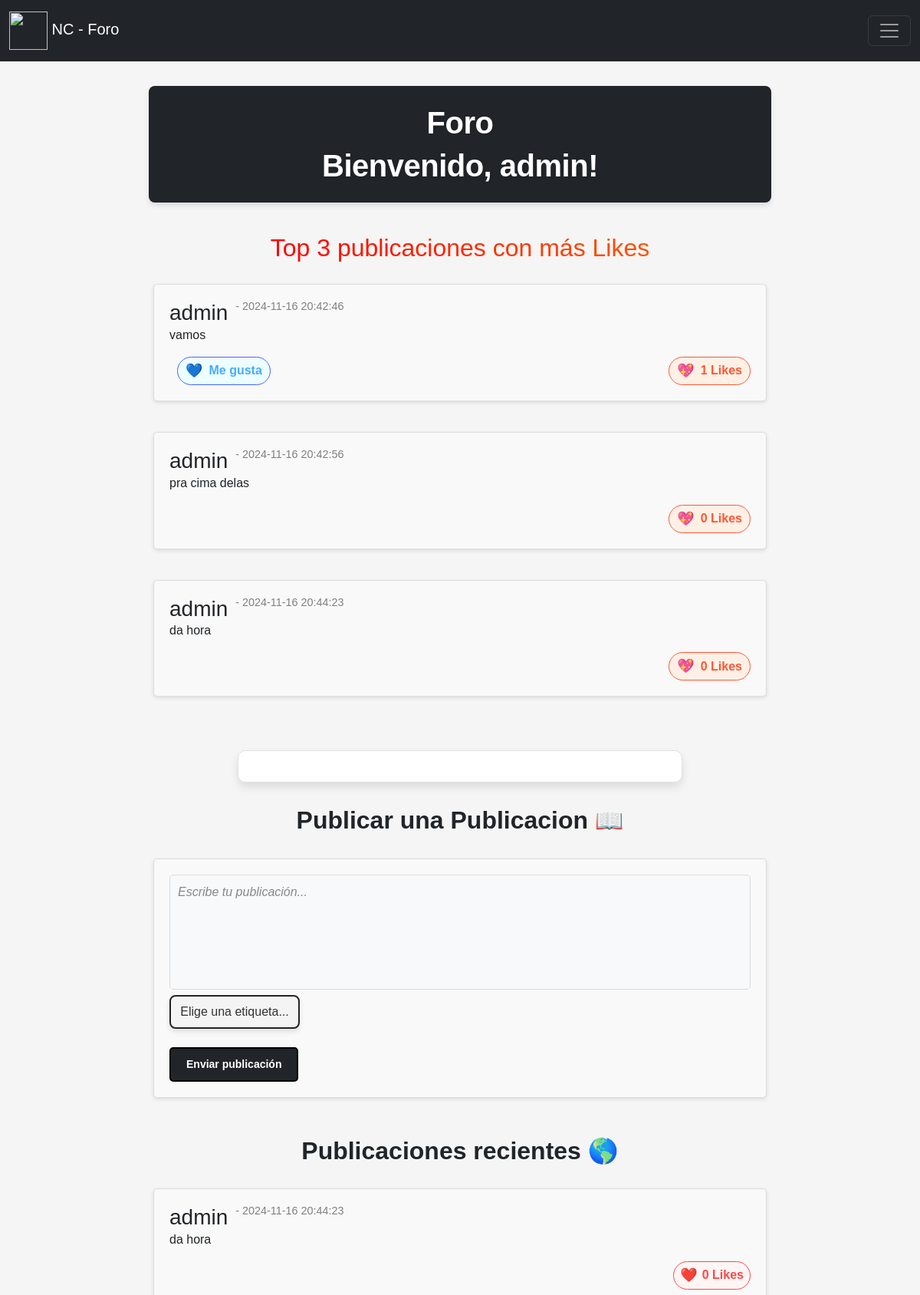
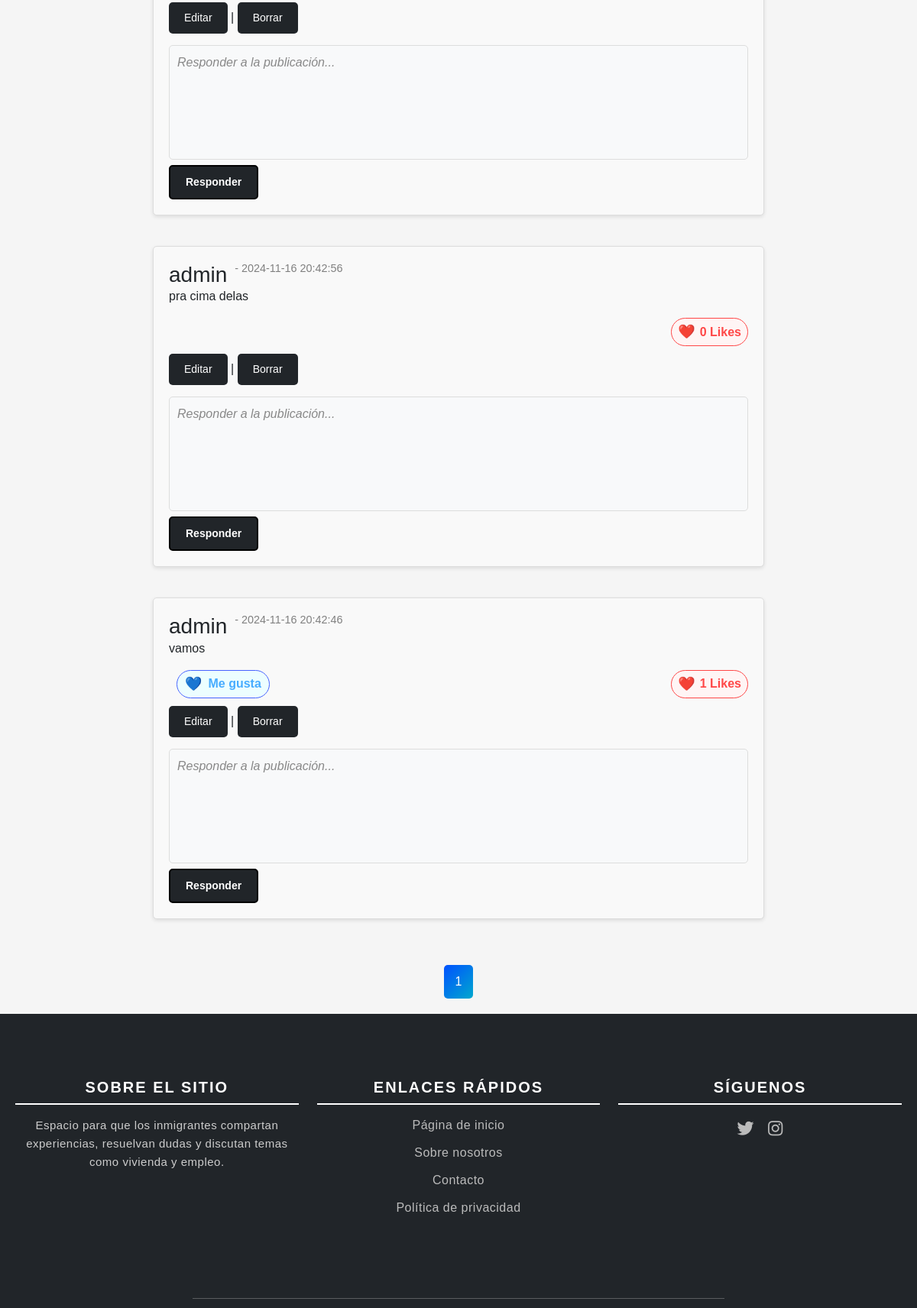
The page /public/forum/index.php (signed in, upper part) on the database its author committed (2 pictures, top to bottom).
### tables this page shows
CREATE TABLE `posts` (
  `id` int(11) NOT NULL,
  `username` varchar(255) DEFAULT NULL,
  `content` text DEFAULT NULL,
  `created_at` timestamp NOT NULL DEFAULT current_timestamp(),
  `user_id` int(11) DEFAULT NULL,
  `tag_id` int(11) DEFAULT NULL
);

CREATE TABLE `users` (
  `id` int(11) NOT NULL,
  `username` varchar(100) DEFAULT NULL,
  `password` varchar(255) DEFAULT NULL,
  `email` varchar(100) DEFAULT NULL
);

### public/forum/Includes/post_functions.php (called while the page is built, shortened)
<?php
include('db.php');
$queryTopPosts = "SELECT posts.*, users.username, COUNT(post_likes.post_id) AS likes_count
                  FROM posts
                  JOIN users ON posts.user_id = users.id
                  LEFT JOIN post_likes ON posts.id = post_likes.post_id
                  GROUP BY posts.id
                  ORDER BY likes_count DESC
                  LIMIT 3";
$stmtTopPosts = $pdo->prepare($queryTopPosts);
$stmtTopPosts->execute();
$topPosts = $stmtTopPosts->fetchAll();
$queryLikes = "SELECT COUNT(*) FROM post_likes WHERE post_id = ?";
$queryUserLike = "SELECT 1 FROM post_likes WHERE post_id = ? AND user_id = ?";
$postsPerPage = 3;
$page = isset($_GET['page']) ? (int) $_GET['page'] : 1;
$offset = ($page - 1) * $postsPerPage;
$queryTopPosts = "SELECT posts.*, users.username, COUNT(post_likes.post_id) AS likes_count
                  FROM posts
                  JOIN users ON posts.user_id = users.id
                  LEFT JOIN post_likes ON posts.id = post_likes.post_id
                  GROUP BY posts.id
                  ORDER BY likes_count DESC
                  LIMIT 3";
$stmtTopPosts = $pdo->prepare($queryTopPosts);
$stmtTopPosts->execute();
$topPosts = $stmtTopPosts->fetchAll();
$queryTotalPosts = "SELECT COUNT(*) FROM posts";
$stmtTotalPosts = $pdo->prepare($queryTotalPosts);
$stmtTotalPosts->execute();
$totalPosts = $stmtTotalPosts->fetchColumn();
$totalPages = ceil($totalPosts / $postsPerPage);
$tagFilter = isset($_GET['tag_id']) ? (int) $_GET['tag_id'] : 0;
$queryRecentPosts = "
    SELECT posts.*, users.username, COUNT(post_likes.post_id) AS likes_count
    FROM posts
    JOIN users ON posts.user_id = users.id
    LEFT JOIN post_likes ON posts.id = post_likes.post_id
    LEFT JOIN post_tags ON posts.id = post_tags.post_id
    LEFT JOIN tags ON post_tags.tag_id = tags.id
    " . ($tagFilter ? "WHERE tags.id = :tag_id" : "") . "
    GROUP BY posts.id
    ORDER BY posts.created_at DESC
    LIMIT :offset, :limit";
$stmtRecentPosts = $pdo->prepare($queryRecentPosts);
$stmtRecentPosts->bindParam(':offset', $offset, PDO::PARAM_INT);
$stmtRecentPosts->bindParam(':limit', $postsPerPage, PDO::PARAM_INT);
$stmtRecentPosts->execute();
$recentPosts = $stmtRecentPosts->fetchAll();
?>

### public/forum/index.php (the view, shortened to what this page needs)
<?php
include('includes/post_functions.php');
$page = isset($_GET['page']) ? (int)$_GET['page'] : 1;
$maxLinks = 3;
$startPage = max(1, $page - floor($maxLinks / 2));
$endPage = min($totalPages, $startPage + $maxLinks - 1);
?>
<!DOCTYPE html>
<html lang="pt-br">
<head>
    <link href="https://cdn.jsdelivr.net/npm/bootstrap@5.3.3/dist/css/bootstrap.min.css" rel="stylesheet"
>
    <link rel="stylesheet" href="https://cdnjs.cloudflare.com/ajax/libs/font-awesome/5.15.3/css/all.min.css">
    <link rel="stylesheet" href="css/style.css">
</head>
<body style="overflow-x: hidden;">
    <?php include 'includes/navbar.php'; ?><br><br><br>
    <div class="container">
        <h1>Foro <br> Bienvenido, <?= isset($_SESSION['username']) ? $_SESSION['username'] : 'Usuário'; ?>!</h1>
        <h2 class="PL animated-text-hot">Top 3 publicaciones con más Likes</h2>
        <?php foreach ($topPosts as $post): ?>
            <div class="post" id="post-<?= $post['id']; ?>">
                <div class="post-content">
                    <div class="post-header">
                        <h3 class="clickable-post" data-id="<?= $post['id']; ?>"><?= $post['username']; ?></h3>
                        <h6> - <?= $post['created_at']; ?></h6>
                    </div>
                    <p><?= $post['content']; ?></p>
                </div>
                <div class="like-button">
                    <?php
                    $stmtLikes = $pdo->prepare($queryLikes);
                    $stmtLikes->execute([$post['id']]);
                    $likesCount = $stmtLikes->fetchColumn();
                    $stmtUserLike = $pdo->prepare($queryUserLike);
                    $stmtUserLike->execute([$post['id'], $_SESSION['user_id']]);
                    $userHasLiked = $stmtUserLike->fetchColumn();
                    ?>
                    <div class="like-section">
                        <?php if ($userHasLiked): ?>
                            <span span class="likes-gusta">Me gusta</span>
                        <?php endif; ?>
                    </div>
                    <div class="likes-count-section">
                        <span class="likes-count-hot"><?= $likesCount; ?> Likes</span>
                    </div>
                </div>
            </div>
        <?php endforeach; ?>
        <div id="post-details">
        </div>
        <div class="header-container">
            <h2 class="PR"><strong>Publicar una Publicacion </strong><span id="book">📖</span></h2>
        </div>
        <div class="post">
            <form action="submit_post.php" method="POST">
                <textarea name="content" placeholder="Escribe tu publicación..." required></textarea><br>
                <select name="tag_id" id="tags" required>
                    <option value="">Elige una etiqueta...</option>
                </select><br><br>
                <button type="submit">Enviar publicación</button>
            </form>
        </div>
        <div class="header-container">
            <h2 class="PR"><strong>Publicaciones recientes </strong><span id="globe">🌎</span></h2>
        </div>
        <?php foreach ($recentPosts as $post): ?>
            <div class="post" id="post-<?= $post['id']; ?>">
                <div class="post-content">
                    <div class="post-header">
                        <h3><?= $post['username']; ?></h3>
                        <h6> - <?= $post['created_at']; ?></h6>
                    </div>
                    <p><?= $post['content']; ?></p>
                </div>
                <div class="like-button">
                    <?php
                    $stmtLikes = $pdo->prepare($queryLikes);
                    $stmtLikes->execute([$post['id']]);
                    $likesCount = $stmtLikes->fetchColumn();
                    $stmtUserLike = $pdo->prepare($queryUserLike);
                    $stmtUserLike->execute([$post['id'], $_SESSION['user_id']]);
                    $userHasLiked = $stmtUserLike->fetchColumn();
                    ?>
                    <div class="like-section">
                        <?php if ($userHasLiked): ?>
                            <span span class="likes-gusta">Me gusta</span>
                        <?php endif; ?>
                    </div>
                    <div class="likes-count-section">
                        <span class="likes-count"><?= $likesCount; ?> Likes</span>
                    </div>
                </div>
                <?php if ($post['user_id'] == $_SESSION['user_id']): ?>
                    <div class="actions">
                        <button class="button open-modal" data-id="<?= $post['id']; ?>" data-type="post">Editar</button> |
                        <button class="open-modal" data-id="<?= $post['id']; ?>" data-type="delete_post">Borrar</button>
                    </div>
                <?php endif; ?>
                <form action="submit_reply.php" method="POST">
                    <textarea name="content" placeholder="Responder a la publicación..." required></textarea><br>
                    <button type="submit">Responder</button>
                </form>
            </div>
        <?php endforeach; ?>
        <div class="pagination">
            <?php
            for ($i = $startPage; $i <= $endPage; $i++):
                if ($i == $page):
                    echo "<a href='?page=$i' class='page-link active'>$i</a>";
                else:
                    echo "<a href='?page=$i' class='page-link'>$i</a>";
                endif;
            endfor;
            ?>
        </div>
    </div>
    <?php include 'includes/footer.php'; ?>
</body>
</html>

### rows shown on the page
posts: user.username "admin", created_at "2024-11-16 20:42:46", content "vamos", shows "Me gusta", likesCount "1"
posts: user.username "admin", created_at "2024-11-16 20:42:56", content "pra cima delas", likesCount "0"
posts: user.username "admin", created_at "2024-11-16 20:44:23", content "da hora", likesCount "0"

### other values the page prints
$_SESSION['username'] "admin"
